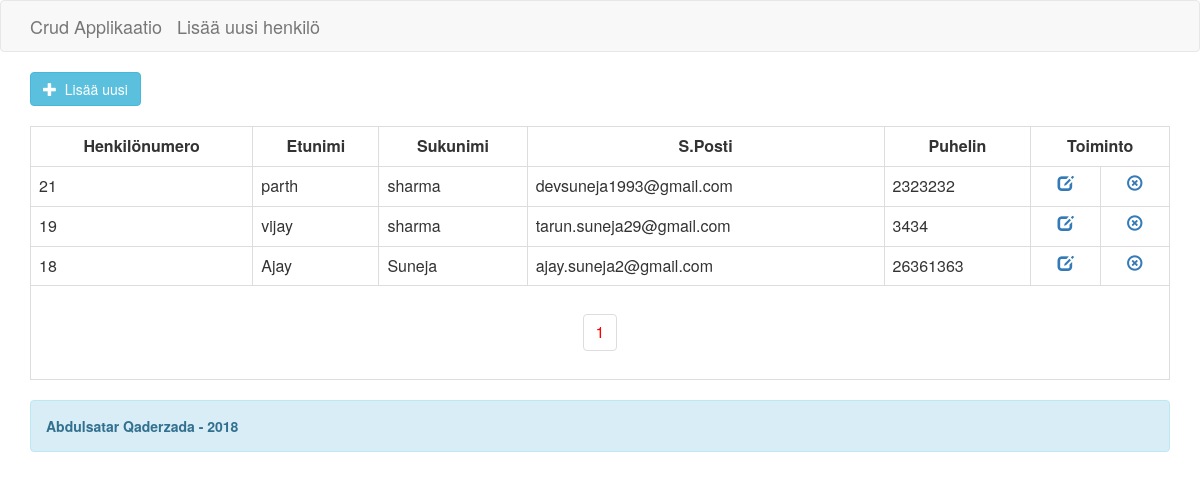
Screenshot of /index1.php with the database file from the repository.
### tables this page shows
CREATE TABLE IF NOT EXISTS `users` (
  `id` int(11) NOT NULL AUTO_INCREMENT,
  `first_name` varchar(50) DEFAULT NULL,
  `last_name` varchar(50) DEFAULT NULL,
  `email` varchar(50) DEFAULT NULL,
  `contact` int(11) DEFAULT NULL,
  PRIMARY KEY (`id`)
);

### Crud.php (the view, shortened to what this page needs)
<?php
class Crud {
    private $db;
    public function __construct($db) {
        $this->db = $db;
    }
    public function dataview($query) {
        $stmt = $this->db->prepare($query);
        $stmt->execute();
        if ($stmt->rowCount() > 0) {
            while ($row = $stmt->fetch(PDO::FETCH_ASSOC)) {
                ?>
                <tr>
                    <td><?php
                if (isset($row['id'])) {
                    print($row['id']);
                }
                ?></td>
                    <td><?php
                if (isset($row['first_name'])) {
                    print($row['first_name']);
                }
                ?></td>
                    <td><?php
                if (isset($row['last_name'])) {
                    print($row['last_name']);
                }
                ?></td>
                    <td><?php
                if (isset($row['email'])) {
                    print($row['email']);
                }
                ?></td>
                    <td><?php
                if (isset($row['contact'])) {
                    print($row['contact']);
                }
                ?></td>
                    <td align="center"><a href="edit.php?id=<?php echo $row['id']; ?>"><i class="glyphicon glyphicon-edit"></a></td>
                    <td align="center"><a href="delete.php?id=<?php echo $row['id']; ?>"><i class="glyphicon glyphicon-remove-circle"></i></a></td>
                </tr>
                <?php
            }
        } else {
            ?>
            <tr>
                <td>Nothing here...</td>
            </tr>
            <?php
        }
    }
    public function pagelink($query, $record_per_page) {
        $self = $_SERVER['PHP_SELF'];
        $stmt=$this->db->prepare($query);
        $stmt->execute();
        $total_no_of_records=$stmt->rowCount();
        if($total_no_of_records > 0)
        {
        ?>
            <ul class="pagination">
             <?php
             $total_no_pages=ceil($total_no_of_records/$record_per_page);
             $current_page=1;
             for($i=1;$i<=$total_no_pages;$i++)
             {
                 if($i==$current_page)
                 {
                     echo "<li><a href='".$self."?page_no=".$i."' style='color:red;'>".$i."</a></li>";
                 }
                 else
                 {
                     echo "<li><a href='".$self."?page_no=".$i."''>".$i."</a></li>";
                 }
             }
             ?>
            </ul>
         <?php
        }
    }
}
?>

### index1.php (shortened to what this page needs)
<?php
include './include/db-config.php';
?>
<html>
    <head>
    </head>
    <body>
        <?php include './include/header.php'; ?>
        <div class="container">
            <a href="add-records.php" class="btn btn-info"><i class="glyphicon glyphicon-plus"></i>&nbsp; Lisää uusi </a>
        </div>
        <div class="container">
            <table id="myTable" class="table table-bordered table-responsive">
                    <tr>
                        <th style="text-align: center;">Henkilönumero</th>
                        <th  style="text-align: center;">Etunimi</th>
                        <th  style="text-align: center;">Sukunimi</th>
                        <th  style="text-align: center;">S.Posti</th>
                        <th style="text-align: center;">Puhelin</th>
                        <th  style="text-align: center;" colspan="2">Toiminto</th>
                    </tr>
                 <?php
                 $query="select * from users";
                 $record_per_page=3;
                 $query2=$crud->paging($query,$record_per_page);
                 $crud->dataview($query2);
                 ?>
                    <tr>
                        <td colspan="7" align="center">
                            <div class="pagination-wrap">
                                <?php   $crud->pagelink($query, $record_per_page);    ?>
                            </div>
                        </td>
                    </tr>
            </table>
        </div>
      <?php include './footer.php' ?>
    </body>
</html>

### include/header.php
 <link href="bootstrap/css/bootstrap.min.css" rel="stylesheet" type="text/css">
<div class="navbar navbar-default">
    <div class="container">
        <div class="navbar-header">
            <a href="#" class="navbar-brand" title="channel name">Crud Applikaatio</a>
            <a href="add-records.php" class="navbar-brand" title="channel name">Lisää uusi henkilö</a>
        </div>
    </div>
</div>

### footer.php
<div class="container">
    <div class="alert alert-info">
        <strong>Abdulsatar Qaderzada - 2018 </strong>
    </div>
</div>

### rows the page displays
users: id "21", first_name "parth", last_name "sharma", email "devsuneja1993@gmail.com", contact "2323232"
users: id "19", first_name "vijay", last_name "sharma", email "tarun.suneja29@gmail.com", contact "3434"
users: id "18", first_name "Ajay", last_name "Suneja", email "ajay.suneja2@gmail.com", contact "26361363"
